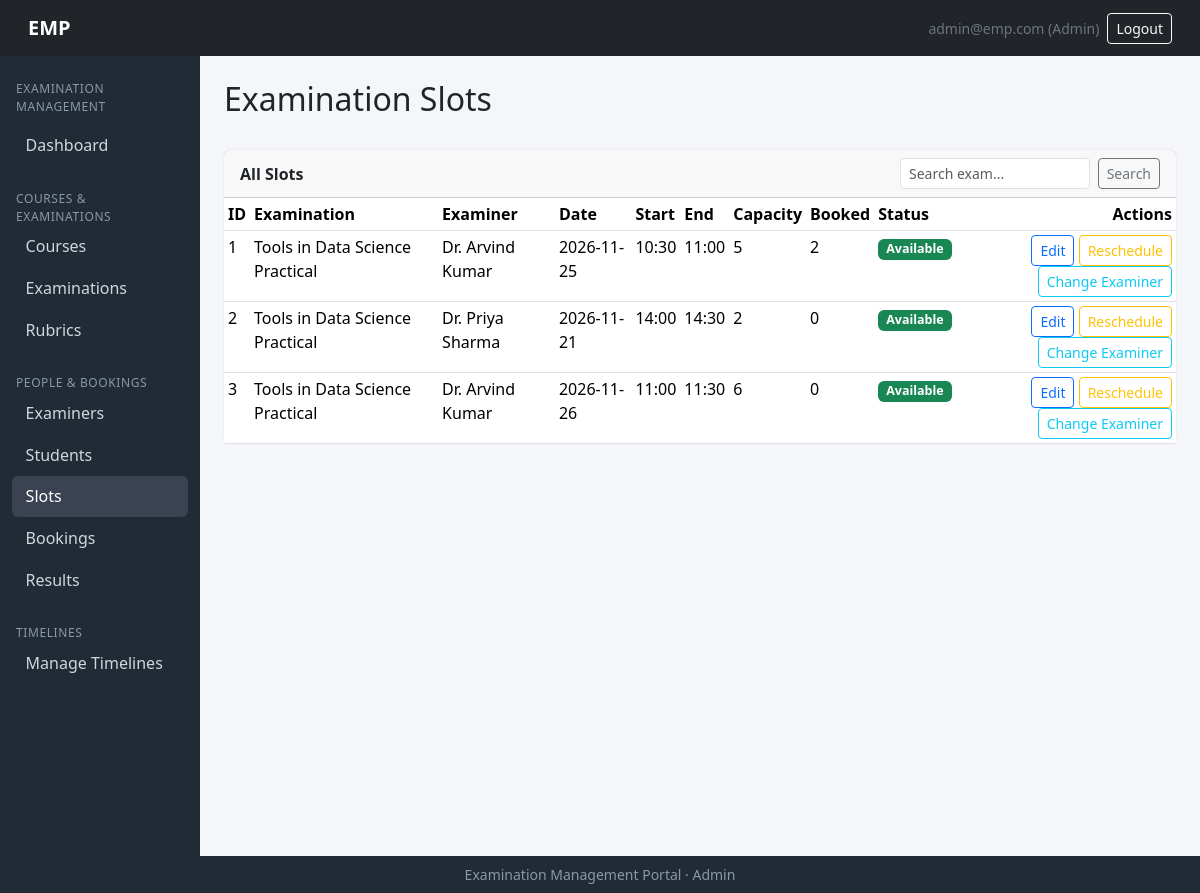
The page /admin/slots (signed in) on the database its author committed.
### models/models.py (models this page shows, shortened)
class User(db.Model, UserMixin):
    __tablename__ = "users"
    id = db.Column(db.Integer, primary_key=True)
    email   = db.Column(db.String(120), unique=True, nullable=False, index=True)
    password_hash = db.Column(db.String(256), nullable=False)
    role = db.Column(db.String(20), nullable=False)   # admin | examiner | student
    is_active = db.Column(db.Boolean, default=True)
    created_at= db.Column(db.DateTime, default=datetime.utcnow)
    examiner=db.relationship("Examiner", backref="user", uselist=False)
    student  = db.relationship("Student", backref="user", uselist=False)
    admin  =db.relationship("Admin", backref="user", uselist=False)

class Examination(db.Model):
    __tablename__ = "examinations"
    id   = db.Column(db.Integer, primary_key=True)
    course_id = db.Column(db.Integer, db.ForeignKey("courses.id"), nullable=False)
    name     = db.Column(db.String(150), nullable=False)
    exam_type= db.Column(db.String(30), nullable=False)   # Viva|Practical|Project Demo|Assessment
    duration = db.Column(db.Integer, nullable=False)       # in minutes ig?
    max_marks = db.Column(db.Integer, nullable=False)
    slot_creation_start = db.Column(db.DateTime)
    slot_creation_end=db.Column(db.DateTime)
    slot_booking_start  = db.Column(db.DateTime)
    slot_booking_end  = db.Column(db.DateTime)
    status = db.Column(db.String(20), default="draft")  # draft|slot_creation|booking_open|closed|completed perhaps
    rubrics = db.relationship("Rubric", backref="exam")
    slots  = db.relationship("ExaminationSlot", backref="exam")

class Examiner(db.Model):
    __tablename__ = "examiners"
    id  = db.Column(db.Integer, primary_key=True)
    user_id      =db.Column(db.Integer, db.ForeignKey("users.id"), unique=True, nullable=False)
    employee_id   = db.Column(db.String(50), unique=True, nullable=False)
    name   = db.Column(db.String(120), nullable=False)
    phone  = db.Column(db.String(30))
    department_id = db.Column(db.Integer, db.ForeignKey("departments.id"))
    status= db.Column(db.String(20), default="pending")  # pending|approved|rejected|inactive
    slots = db.relationship("ExaminationSlot", backref="examiner")
    evaluations = db.relationship("Evaluation", backref="examiner")

### routes/admin_routes.py (the view)
@admin_bp.route('/slots')
@login_required
def slots():
    if not admin_only():
        return redirect(url_for('auth.login'))
    q = request.args.get('q', '').strip()
    query = ExaminationSlot.query
    if q:
        query = query.join(Examination).filter(Examination.name.ilike(f'%{q}%'))
    slot_items = []
    for s in query.all():
        booked_count = Booking.query.filter_by(slot_id=s.id, status='booked').count()
        slot_items.append({
            'id': s.id,
            'exam_name': s.exam.name if s.exam else 'N/A',
            'examiner_name': s.examiner.name if s.examiner else 'N/A',
            'date': s.date.strftime('%Y-%m-%d') if s.date else '',
            'start_time': s.start_time.strftime('%H:%M') if s.start_time else '',
            'end_time': s.end_time.strftime('%H:%M') if s.end_time else '',
            'capacity': s.max_capacity,
            'booked': booked_count,
            'status': s.status.capitalize()
        })
    return render_template('admin/slots.html', slots=slot_items, q=q)

### app.py (called while the page is built)
@login_manager.user_loader
def load_user(user_id):
    return User.query.get(int(user_id))

### routes/admin_routes.py (called while the page is built)
def admin_only():
    if current_user.role != 'admin':
        flash('Access denied.', 'danger')
        return False
    return True

### templates/admin/slots.html (shortened to what this page needs)
{% extends "admin/base_admin.html" %}
{% import "admin/_macros.html" as macros %}
{% import "admin/_status.html" as status %}
{% block content %}
<div class="d-flex justify-content-between align-items-center mb-4">
    <h2>Examination Slots</h2>
</div>
<div class="row g-4">
    <div class="{{ 'col-lg-8' if edit else 'col-12' }}">
        <div class="card">
            <div class="card-header d-flex justify-content-between align-items-center">
                <span class="fw-semibold">All Slots</span>
                <form method="GET" action="{{ url_for('admin.slots') }}" class="d-flex gap-2" style="width:260px;">
                    <input type="text" name="q" class="form-control form-control-sm" placeholder="Search exam..." value="{{ q or '' }}">
                    <button type="submit" class="btn btn-sm btn-outline-secondary">Search</button>
                </form>
            </div>
            <div class="table-responsive">
                <table class="table table-sm table-hover mb-0">
                    <thead>
                        <tr>
                            <th>ID</th>
                            <th>Examination</th>
                            <th>Examiner</th>
                            <th>Date</th>
                            <th>Start</th>
                            <th>End</th>
                            <th>Capacity</th>
                            <th>Booked</th>
                            <th>Status</th>
                            <th class="text-end">Actions</th>
                        </tr>
                    </thead>
                    <tbody>
                        {% for s in slots %}
                            <tr>
                                <td>{{ s.id }}</td>
                                <td>{{ s.exam_name }}</td>
                                <td>{{ s.examiner_name }}</td>
                                <td>{{ s.date }}</td>
                                <td>{{ s.start_time }}</td>
                                <td>{{ s.end_time }}</td>
                                <td>{{ s.capacity }}</td>
                                <td>{{ s.booked }}</td>
                                <td>{{ status.status_badge(s.status) }}</td>
                                <td class="text-end">
                                    <a class="btn btn-sm btn-outline-primary" href="{{ url_for('admin.slot_edit', slot_id=s.id) }}">Edit</a>
                                    <form method="POST" action="{{ url_for('admin.slot_reschedule', slot_id=s.id) }}" class="d-inline mb-1"
                                          onsubmit="return confirm('Reschedule this slot?')">
                                          <button type="submit" class="btn btn-sm btn-outline-warning">Reschedule</button>
                                    </form>
                                    <form method="POST" action="{{ url_for('admin.slot_change_examiner', slot_id=s.id) }}" class="d-inline"
                                          onsubmit="return confirm('Change examiner for this slot?')">
                                        <button type="submit" class="btn btn-sm btn-outline-info">Change Examiner</button>
                                    </form>
                                </td>
                            </tr>
                        {% else %}
                            <tr><td colspan="10" class="text-center text-muted py-4">No slots found.</td></tr>
                        {% endfor %}
                    </tbody>
                </table>
            </div>
        </div>
    </div>
</div>
{% endblock %}

### templates/base.html (shortened to what this page needs)
<!DOCTYPE html>
<html lang="en">
<head>
    <link href="https://cdn.jsdelivr.net/npm/bootstrap@5.3.3/dist/css/bootstrap.min.css" rel="stylesheet">
</head>
<body class="d-flex flex-column min-vh-100">
<nav class="navbar navbar-dark bg-dark px-3">
    <div class="container-fluid">
        <a class="navbar-brand" href="{{ url_for('auth.home') }}">EMP</a>
        <div class="d-flex align-items-center gap-2">
            {% if current_user.is_authenticated %}
                <span class="text-secondary small d-none d-sm-inline">{{ current_user.email }} ({{ current_user.role|capitalize }})</span>
                <a class="btn btn-outline-light btn-sm" href="{{ url_for('auth.logout') }}">Logout</a>
            {% endif %}
        </div>
    </div>
</nav>
<div class="container-fluid flex-grow-1">
    <div class="row">
        {% block sidebar %}
        <nav class="col-md-2 col-lg-2 sidebar d-none d-md-block py-3">
            {% block nav_links %}{% endblock %}
        </nav>
        {% endblock %}
        <main class="col-md-10 col-lg-10 p-4">
            {% block content %}{% endblock %}
        </main>
    </div>
</div>
<footer class="footer text-center py-2 mt-auto small">
    Examination Management Portal &middot; {{ current_user.role|capitalize if current_user.is_authenticated else '' }}
</footer>
</body>
</html>

### templates/base.html (style rules this page uses)
body { background:#f4f6f9; }
.navbar-brand { font-weight:700; }
.sidebar { background:#212b36; color:#cfd8dc; min-height:100vh; }
.card { border:0; box-shadow:0 0 1px rgba(0,0,0,.25); }
.footer { background:#212b36; color:#8a99a6; }

### rows shown on the page
User: email "admin@emp.com", role "Admin"
Examination: exam_name "Tools in Data Science Practical" "Tools in Data Science Practical"
Examiner: examiner_name "Dr. Arvind Kumar" "Dr. Arvind Kumar"
Examiner: examiner_name "Dr. Priya Sharma"
Examination: exam_name "Tools in Data Science Practical"

### other values the page prints
{{ s.id }} "1" "2" "3"
{{ s.date }} "2026-11-25" "2026-11-21" "2026-11-26"
{{ s.start_time }} "10:30" "14:00" "11:00"
{{ s.end_time }} "11:00" "14:30" "11:30"
{{ s.capacity }} "5" "2" "6"
{{ s.booked }} "2" "0" "0"
{{ status }} "Available" "Available" "Available"
